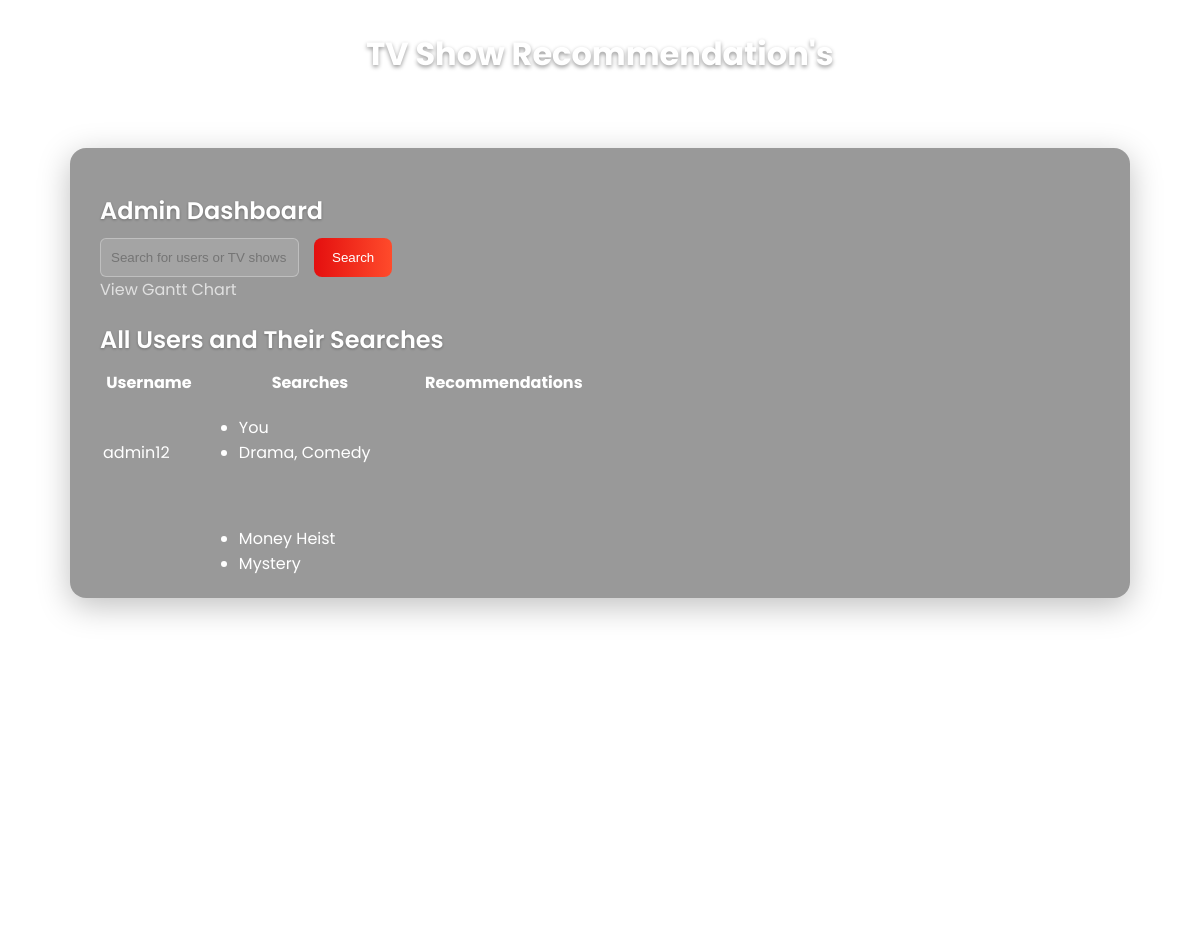
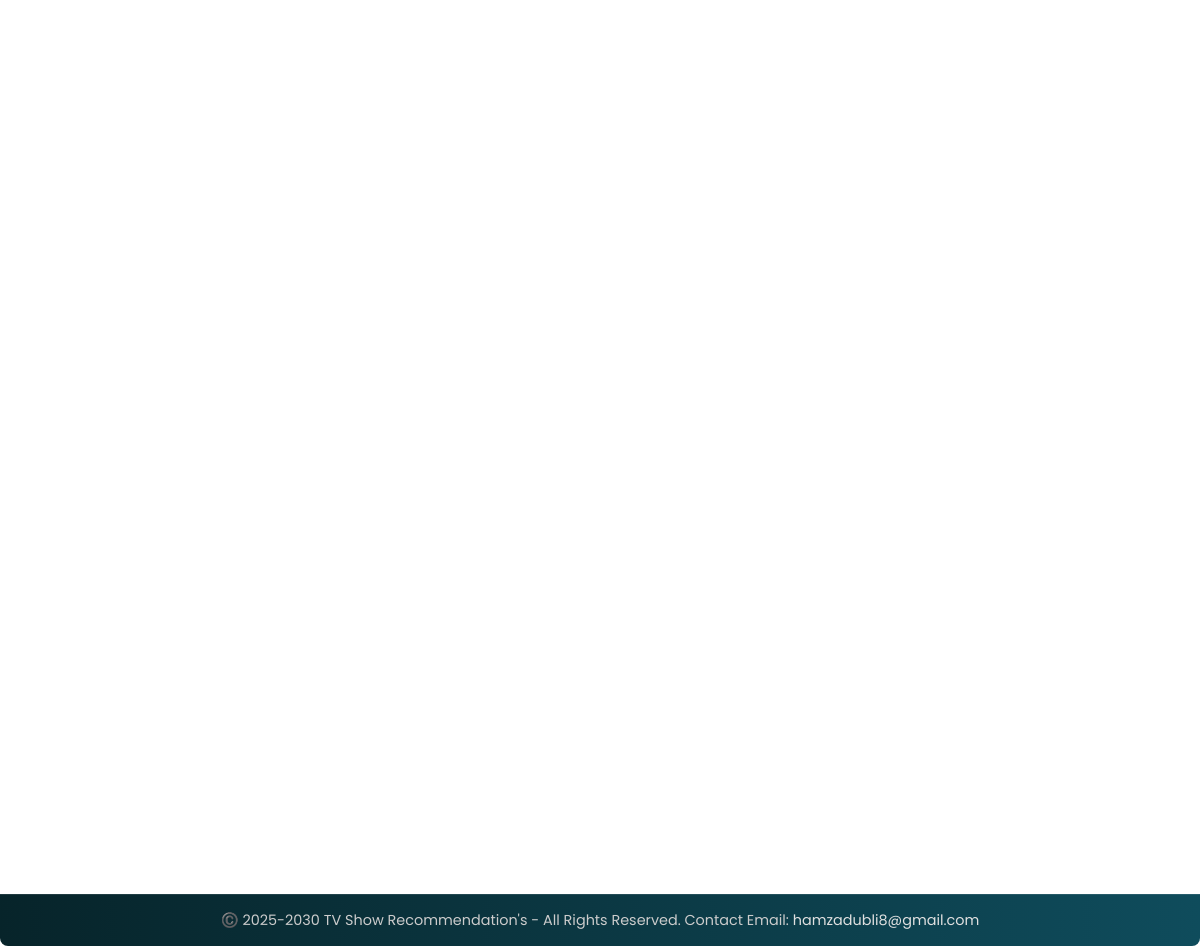
Page /admin_dashboard on the committed database (2 pictures, top to bottom).
### models.py (models this page shows)
class User(db.Model):
    id = db.Column(db.Integer, primary_key=True)
    username = db.Column(db.String(50), unique=True, nullable=False)
    password = db.Column(db.String(100), nullable=False)
    is_admin = db.Column(db.Boolean, default=False)  # New attribute
    tv_shows = db.relationship('UserTVShow', backref='user', lazy=True)

class UserTVShow(db.Model):
    id = db.Column(db.Integer, primary_key=True)
    user_id = db.Column(db.Integer, db.ForeignKey('user.id'), nullable=False)
    tv_show_id = db.Column(db.Integer, db.ForeignKey('tv_show.id'), nullable=False)

class TVShow(db.Model):
    id = db.Column(db.Integer, primary_key=True)
    season_name = db.Column(db.String(100), nullable=False)  # New attribute
    total_episodes = db.Column(db.Integer, nullable=False)  # New attribute
    cast_main_roles = db.Column(db.String(500), nullable=False)  # New attribute
    genre = db.Column(db.String(50), nullable=False)
    year_released = db.Column(db.Integer, nullable=False)  # New attribute
    platform = db.Column(db.String(100), nullable=False)  # New attribute
    users = db.relationship('UserTVShow', backref='tv_show', lazy=True)

### app.py (the view)
@app.route('/admin_dashboard')
def admin_dashboard():
    users = User.query.filter_by(is_admin=False).all()  # Get all non-admin users
    return render_template('admin_dashboard.html', users=users)

### templates/admin_dashboard.html (shortened to what this page needs)
{% extends 'base.html' %}
{% block content %}
<h2>Admin Dashboard</h2>
<div class="global-search-bar">
    <form action="/search" method="GET" class="search-form">
        <input
            type="text"
            name="q"
            placeholder="Search for users or TV shows"
            class="search-input"
            required
        >
        <button type="submit" class="search-button">Search</button>
    </form>
</div>
<div class="gantt_chart-button">
    <a href="/gantt_chart" class="button">View Gantt Chart</a>
</div>
<h2>All Users and Their Searches</h2>
<table>
    <thead>
        <tr>
            <th>Username</th>
            <th>Searches</th>
            <th>Recommendations</th>
        </tr>
    </thead>
    <tbody>
        {% for user in users %}
        <tr>
            <td>{{ user.username }}</td>
            <td>
                <ul>
                    {% for tv_show in user.tv_shows %}
                    <li>{{ tv_show.tv_show.season_name }}</li>
                    <li>{{ tv_show.tv_show.genre }}</li>
                    <br>
                    {% endfor %}
                </ul>
            </td>
            <td>
            </td>
        </tr>
        {% endfor %}
    </tbody>
</table>
{% endblock %}

### static/css/styles.css (style rules this page uses)
html, body { height: 100%; margin: 0; padding: 0; display: flex; flex-direction: column; font-family: 'Poppins', sans-serif; background: url("/static/background.jpg") no-repeat center center / cover; color: #f0f0f0; }
h2 { color: #ffffff; margin-bottom: 10px; font-weight: 600; text-shadow: 0 1px 3px rgba(0,0,0,0.3); }
form { display: flex; flex-wrap: wrap; gap: 15px; }
form input[type="text"], form input[type="number"], form input[type="email"], form input[type="password"], form select { padding: 10px; border: 1px solid rgba(255,255,255,0.3); border-radius: 6px; background: rgba(255,255,255,0.1); color: #fff; transition: border-color 0.3s ease, background 0.3s ease; }
form button { background: linear-gradient(90deg, #e40f0f, #ff4b2b); color: #fff; padding: 12px 18px; border: none; border-radius: 8px; cursor: pointer; font-weight: 500; transition: transform 0.2s ease, box-shadow 0.2s ease; }
a { color: #e0e0e0; text-decoration: none; transition: color 0.2s ease; }

### rows in the picture
User: username "admin12"
UserTVShow: tv_show.season_name "You", tv_show.genre "Drama, Comedy"
UserTVShow: tv_show.season_name "Money Heist", tv_show.genre "Mystery"
